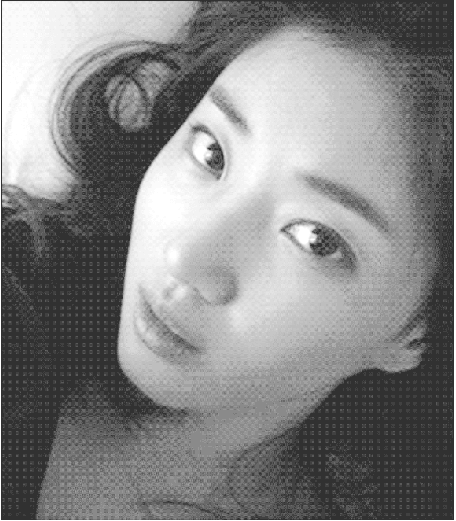
%> input picture CODIGO_DETECTOR_DE_BORDES/HE_dark_girl.png, 456 x 521 px
$ octave codigo_detector_bordes_fraccionario.m   (GNU Octave 9; MATLAB toolbox functions it lacks are replaced by stand-ins)
%> lines starting %> are read from the running program, lines starting %| are printed output that depends on the picture
% [20 lines of commented-out code are left out]
im=imread('HE_dark_girl.png');
%> im is the input picture: size 521x456x3 uint8; min 49, max 255, mean 133.7
im=rgb2gray(im);
%> im: size 521x456 uint8
a=0.99;
c0=(1/gamma(2-a))*(1.^(1-a));
c1=(1/gamma(2-a))*(2.^(1-a)-2*1.^(1-a));
cm=(1/gamma(2-a))*(2.^(1-a)-1.^(1-a));
%filtro horizontal
px=[c1 cm c0; c1 cm c0; c1 cm c0];
imx=filter2(px,im);
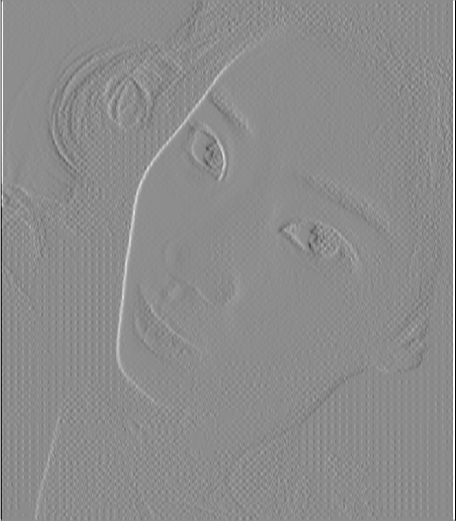
%> imx: size 521x456 double; min -758.7, max 627.9, mean 5.6; drawn with min black and max white
%filtro vertical
py=px';
imy=filter2(py,im);
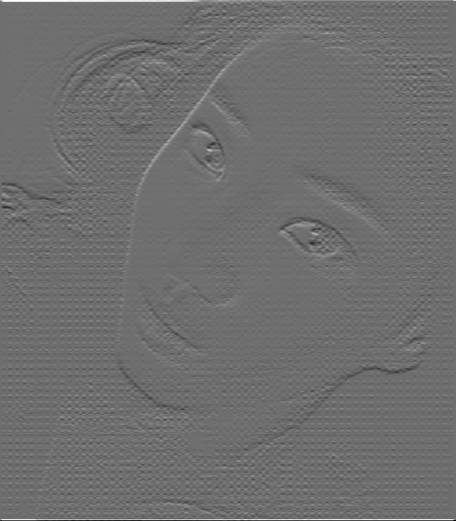
%> imy: size 521x456 double; min -552.9, max 734.2, mean 6.8; drawn with min black and max white

%mostrar resultado
edge_p=sqrt(imx.^2+imy.^2);
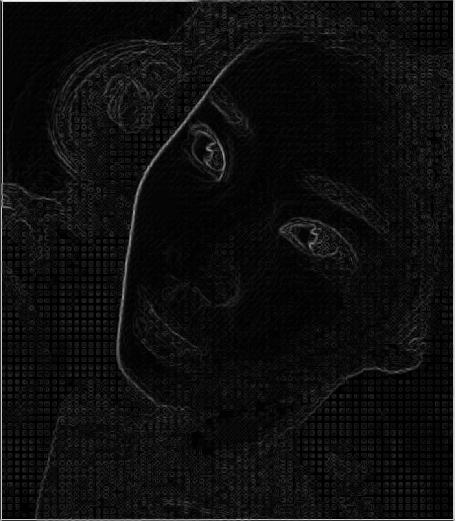
%> edge_p: size 521x456 double; min 0.000685, max 758.7, mean 47; drawn with min black and max white
figure(1),imshow(edge_p/255)
%> after `imshow(edge_p/255)`:
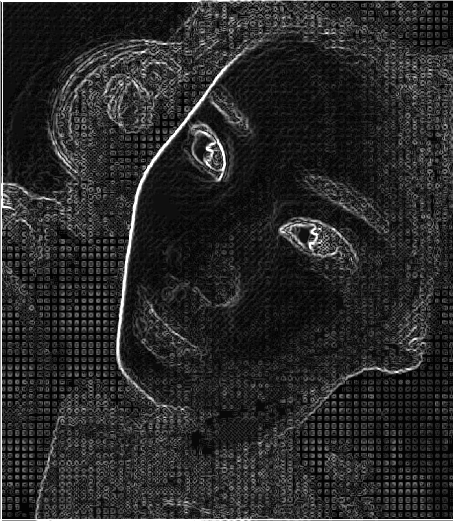
%> displayed picture: size 521x456, on the screen's scale of 0 to 255; min 0, max 255, mean 42.3


% [41 lines of commented-out code are left out]
